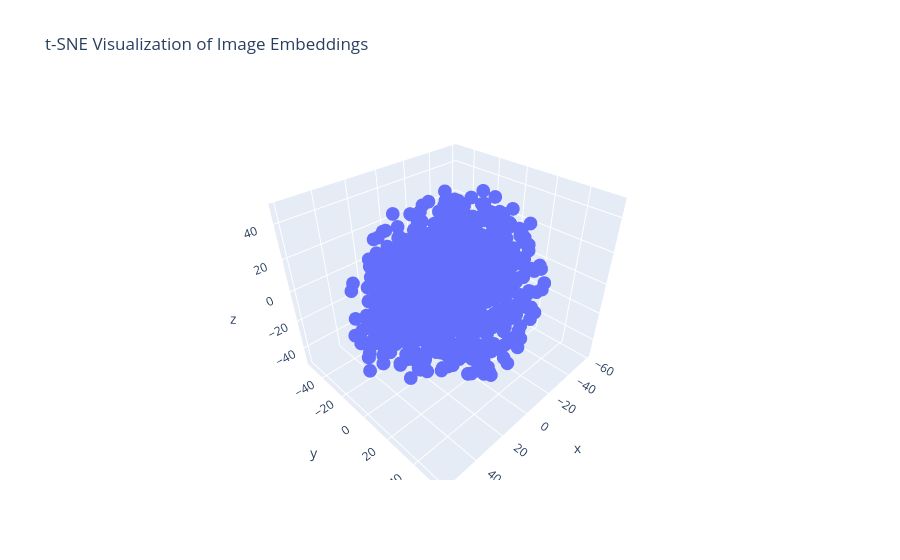

The cell this chart's notebook holds for it:
### Code cell
# Create the 3D scatter plot using Plotly
fig = go.Figure(data=[go.Scatter3d(x=projections[:, 0], y=projections[:, 1], z=projections[:, 2], mode='markers')])
fig.update_layout(title='t-SNE Visualization of Image Embeddings')

### Figure 1 — Plotly figure (JSON) as saved in the notebook; plotly's stock layout.template omitted (floating-point values rounded to 4 significant figures; data arrays with more than 128 entries replaced by an {"elided": "..."} marker saying what was removed)
{"data": [{"mode": "markers", "type": "scatter3d", "x": {"elided": "1330 float values"}, "y": {"elided": "1330 float values"}, "z": {"elided": "1330 float values"}}], "layout": {"title": {"text": "t-SNE Visualization of Image Embeddings"}}}
